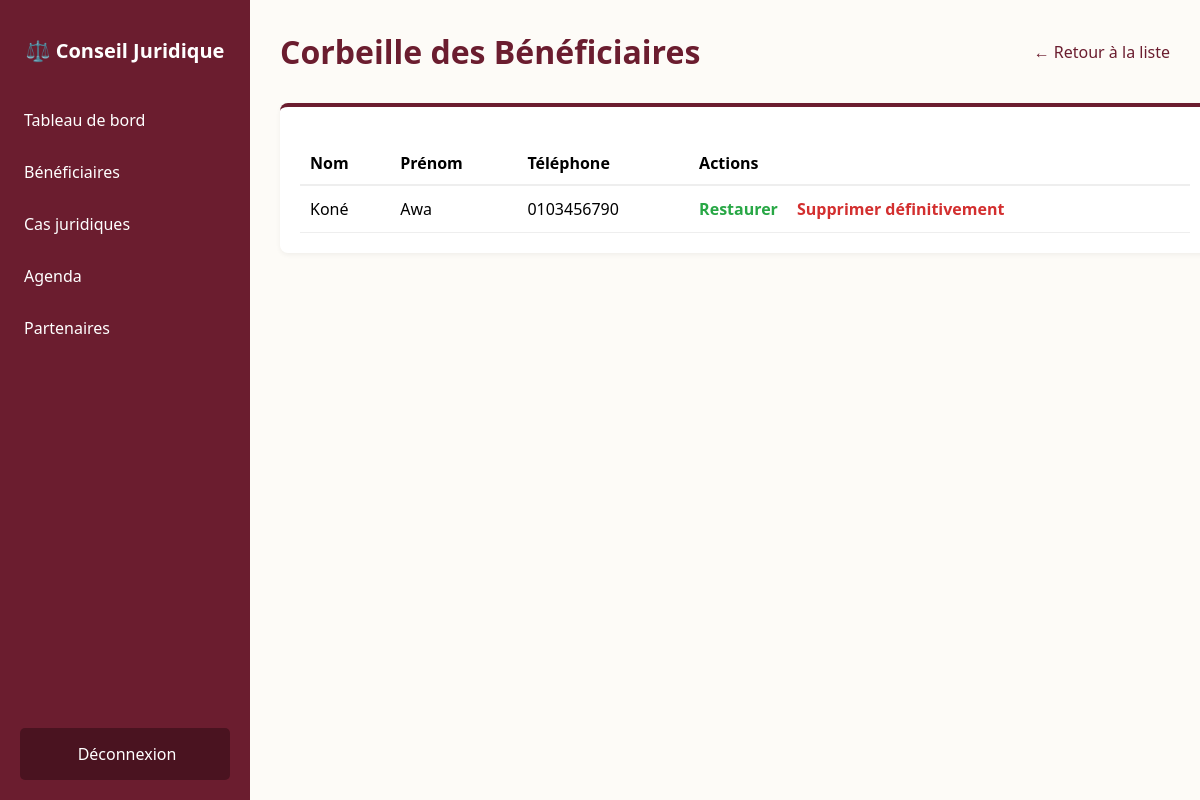
The app's page /beneficiaires/corbeille/, older data.
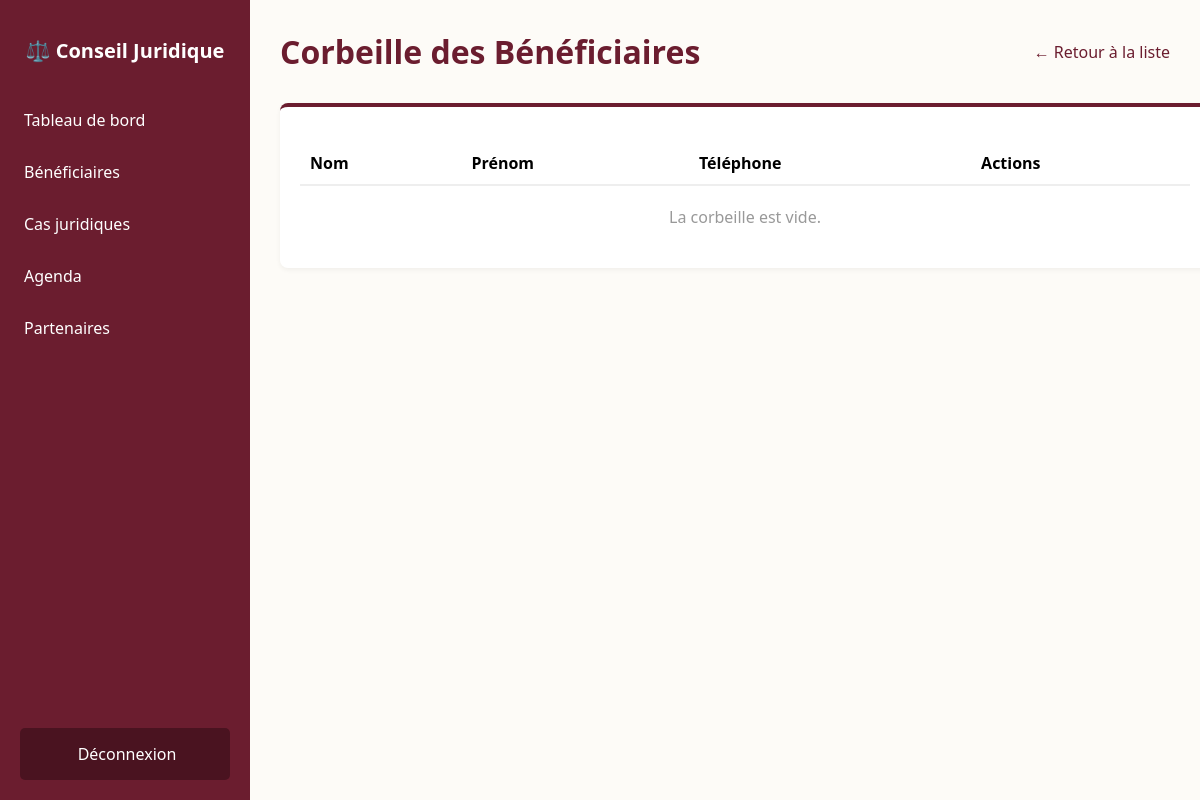
The same page, newer data.
### core/models.py (models this page shows, shortened)
class Beneficiaire(models.Model):
    nom = models.CharField(max_length=100)
    prenom = models.CharField(max_length=100)
    date_naissance = models.DateField(blank=True, null=True)
    telephone = models.CharField(max_length=20)
    adresse = models.TextField(blank=True, null=True)
    zone = models.CharField(max_length=100)
    date_enregistrement = models.DateTimeField(auto_now_add=True)
    est_supprime = models.BooleanField(default=False)

### core/views.py (the view)
# urls.py: path('beneficiaires/corbeille/', views.corbeille_beneficiaires_view, name='corbeille_beneficiaires'),
def corbeille_beneficiaires_view(request):
    benefs_supprimes = Beneficiaire.objects.filter(est_supprime=True)
    return render(request, 'core/corbeille_beneficiaires.html', {'beneficiaires': benefs_supprimes})

### core/templates/core/corbeille_beneficiaires.html (shortened to what this page needs)
{% extends 'core/base.html' %}
{% block content %}
    <div class="header">
        <h1>Corbeille des Bénéficiaires</h1>
        <a href="{% url 'beneficiaires' %}" style="color: #6B1D2F; text-decoration: none;">← Retour à la liste</a>
    </div>
    <div class="card" style="width: 100%;">
        <table style="width: 100%; border-collapse: collapse; margin-top: 15px;">
            <thead>
                <tr style="border-bottom: 2px solid #eee; text-align: left;">
                    <th style="padding: 10px;">Nom</th>
                    <th style="padding: 10px;">Prénom</th>
                    <th style="padding: 10px;">Téléphone</th>
                    <th style="padding: 10px;">Actions</th>
                </tr>
            </thead>
            <tbody>
                {% for benef in beneficiaires %}
                <tr style="border-bottom: 1px solid #eee;">
                    <td style="padding: 12px 10px;">{{ benef.nom }}</td>
                    <td style="padding: 12px 10px;">{{ benef.prenom }}</td>
                    <td style="padding: 12px 10px;">{{ benef.telephone }}</td>
                    <td style="padding: 12px 10px;">
                        <a href="{% url 'restaurer_beneficiaire' benef.id %}" style="color: #28a745; text-decoration: none; font-weight: bold; margin-right: 15px;">
                             Restaurer
                        </a>
                        <a href="{% url 'supprimer_definitivement_beneficiaire' benef.id %}" style="color: #D32F2F; text-decoration: none; font-weight: bold;" onclick="return confirm('Attention ! Supprimer définitivement ce bénéficiaire ? Cette action est irréversible.');">
                             Supprimer définitivement
                        </a>
                    </td>
                </tr>
                {% empty %}
                <tr><td colspan="4" style="text-align: center; padding: 20px; color: #999;">La corbeille est vide.</td></tr>
                {% endfor %}
            </tbody>
        </table>
    </div>
{% endblock %}

Row changes from the older to the newer data that the page shows:
no longer on this page (row edited): Beneficiaire: nom "Koné", prenom "Awa", telephone "0103456790"
Text that changed along with them:
text now shown: "La corbeille est vide."
